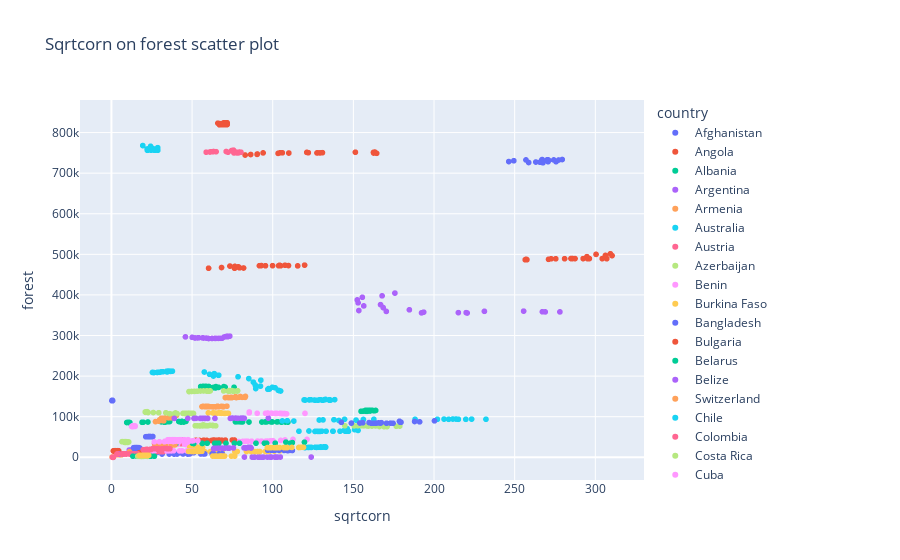

The notebook cell this image was saved under:
### Markdown cell above
### Highlighting the lack of within-entity variance

### Code cell
fig = px.scatter(df,
           x='sqrtcorn', 
           y='forest', 
           color='country', 
           hover_name='country',
           hover_data=['country','year','sqrtcorn','forest'],
           title='Sqrtcorn on forest scatter plot')

fig.show()
